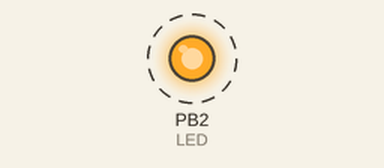
Recording of a program running on a simulated ATmega328P, built with avr-gcc and emulated at 1 MHz. Parts: output pins drawn as LEDs (lit = HIGH). Dashed ring = blinking.

Above: at 0.2 s.
Timing chart, 0 to 3.0 s (numbered marks = the images above):
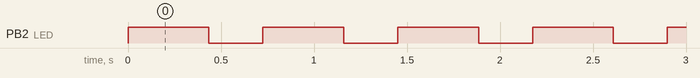

The program:

main.c
```c
/*
 * project2a_assembly.c
 *
 * Created: 3/2/2019 5:23:49 PM
 * Author : Tyler
 */

#include <avr/io.h>				//standard avr library
#define F_CPU 1000000UL			//set clock speed in MHz
#include <util/delay.h>			//delay library for above clock speed


int main(void)
{

	DDRB |= (1 << PB2);			//define portb2 as an output to blink the LED

	while(1)					//infinite loop to see the correct output on the board
	{
		PORTB |= (1 << PB2);	//turn led ON
		_delay_ms(435);			//delay for 435ms
		PORTB &= ~(1 << PB2);	//turn led OFF
		_delay_ms(290);			//delay for 290ms
	}

	return 1;					//return value for int main (never executed)
}
```

Measured:
- by itself, PB2 (LED): alternates HIGH for 0.44 s and LOW for 0.29 s
